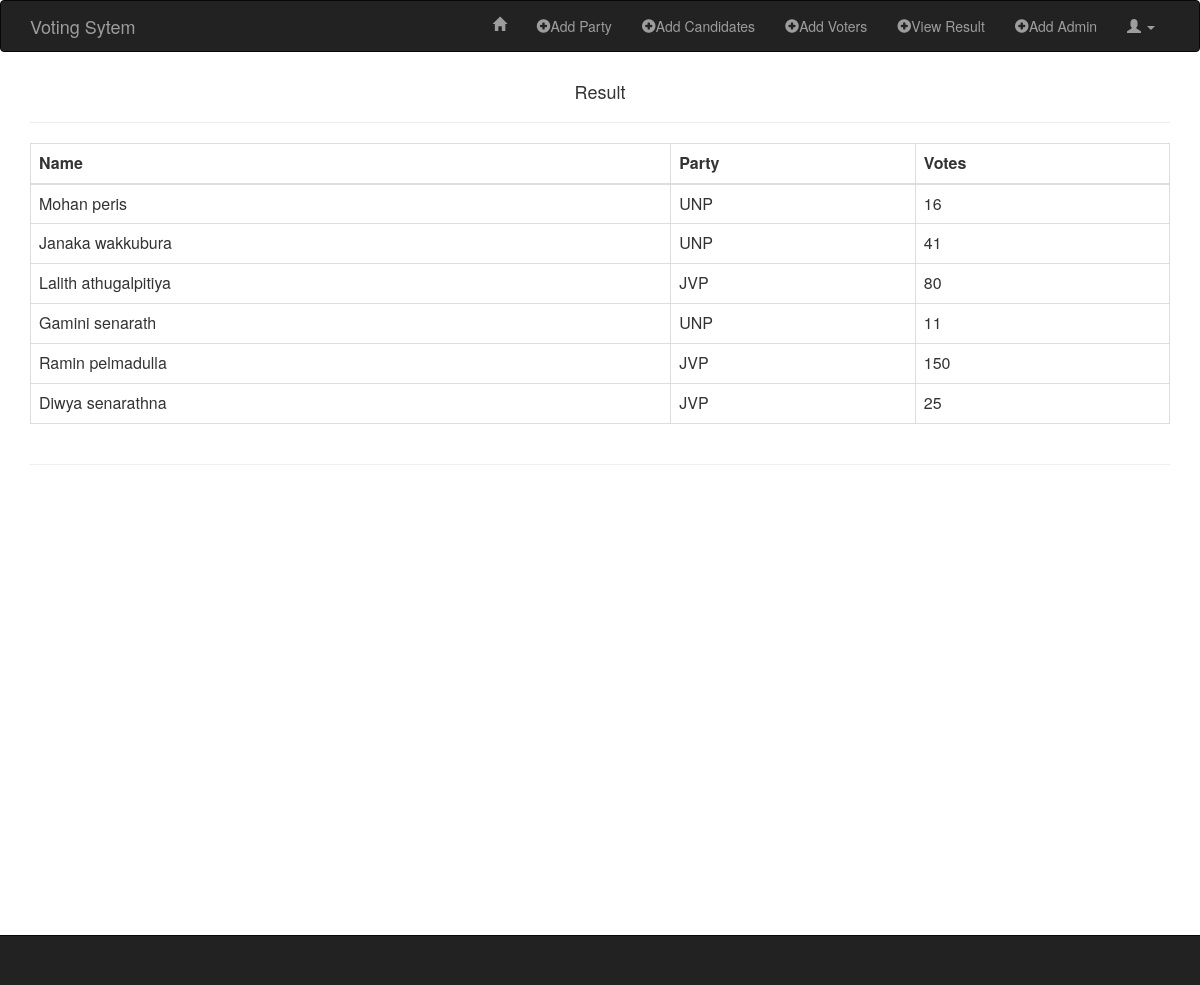
The page /local/vote_result.php on the database its author committed.
### tables this page shows
CREATE TABLE IF NOT EXISTS `votes_local` (
  `id` int(11) NOT NULL AUTO_INCREMENT,
  `name` varchar(20) NOT NULL,
  `party` varchar(20) NOT NULL,
  `votes` varchar(20) DEFAULT '0',
  PRIMARY KEY (`id`)
);

### local/vote_result.php (the view, shortened to what this page needs)
<?php
include 'navbar.php';
include '../config/db.php';
 ?>
<!DOCTYPE HTML>
<html lang="en-US">
<head>
    <link rel="stylesheet" href="../assets/css/bootstrap.min.css">
</head>
<body>
<div class="container">
    <div class="row">
        <div class="col-md-12">
            <h4 align="center"> Result</h4>      <hr>
                <div class="table-responsive">
                    <table class="table table-bordered ">
                        <thead class="thead-dark">
                        <tr>
                        <th>Name</th>
                        <th>Party</th>
                        <th>Votes</th>
                        </tr>
                        <tbody>
                        <?php
                            $sql = "SELECT * FROM votes_local";
                            $sql_run = mysqli_query($con,$sql);
                            while($row=mysqli_fetch_array($sql_run))
                            {
                        ?>
                            <tr>
                            <td><?php echo $row['name'] ;?></td>
                            <td><?php echo $row['party'] ;?></td>
                            <td><?php echo $row['votes'] ;?></td>
                            </tr>
                            <?php
                        }
                        ?>
                        </tbody>
                        </thead>
                    </table>
                </div>
            <hr>
<div id="piechart" style="width: 900px; height: 500px;"></div>
<nav class="navbar navbar-inverse navbar-fixed-bottom" role="navigation">
</nav>
</body>
</html>

### local/navbar.php (shortened to what this page needs)
<nav class="navbar navbar-inverse " role="navigation">
    <div class="container">
        <div class="navbar-header">
            <a class="navbar-brand" href="admin_page.php">Voting Sytem</a>
        </div>
        <div class="collapse navbar-collapse" id="bs-example-navbar-collapse-1">
            <ul class="nav navbar-nav navbar-right">
                <li ><a href="admin_page.php"><span class="glyphicon glyphicon-home"></span></a></li>
                 <li><a href="add_party.php"><span class="glyphicon glyphicon-plus-sign"></span>Add Party</a></li>
                <li><a href="add_nominees.php"><span class="glyphicon glyphicon-plus-sign"></span>Add Candidates</a></li>
                <li><a href="add_voters.php"><span class="glyphicon glyphicon-plus-sign"></span>Add Voters</a></li>
                <li><a href="vote_result.php"><span class="glyphicon glyphicon-plus-sign"></span>View Result</a></li>
                   <li><a href="add_admin.php"><span class="glyphicon glyphicon-plus-sign"></span>Add Admin</a></li>
                <li class="dropdown">
                    <a href="#" class="dropdown-toggle" data-toggle="dropdown" role="button" aria-haspopup="true" aria-expanded="false"><span class="glyphicon glyphicon-user"></span> <span class="caret"></span></a>
                </li>
            </ul>
        </div>
    </div>
</nav>

### rows shown on the page
votes_local: name "Mohan peris", party "UNP", votes "16"
votes_local: name "Janaka wakkubura", party "UNP", votes "41"
votes_local: name "Lalith athugalpitiya", party "JVP", votes "80"
votes_local: name "Gamini senarath", party "UNP", votes "11"
votes_local: name "Ramin pelmadulla", party "JVP", votes "150"
votes_local: name "Diwya senarathna", party "JVP", votes "25"
